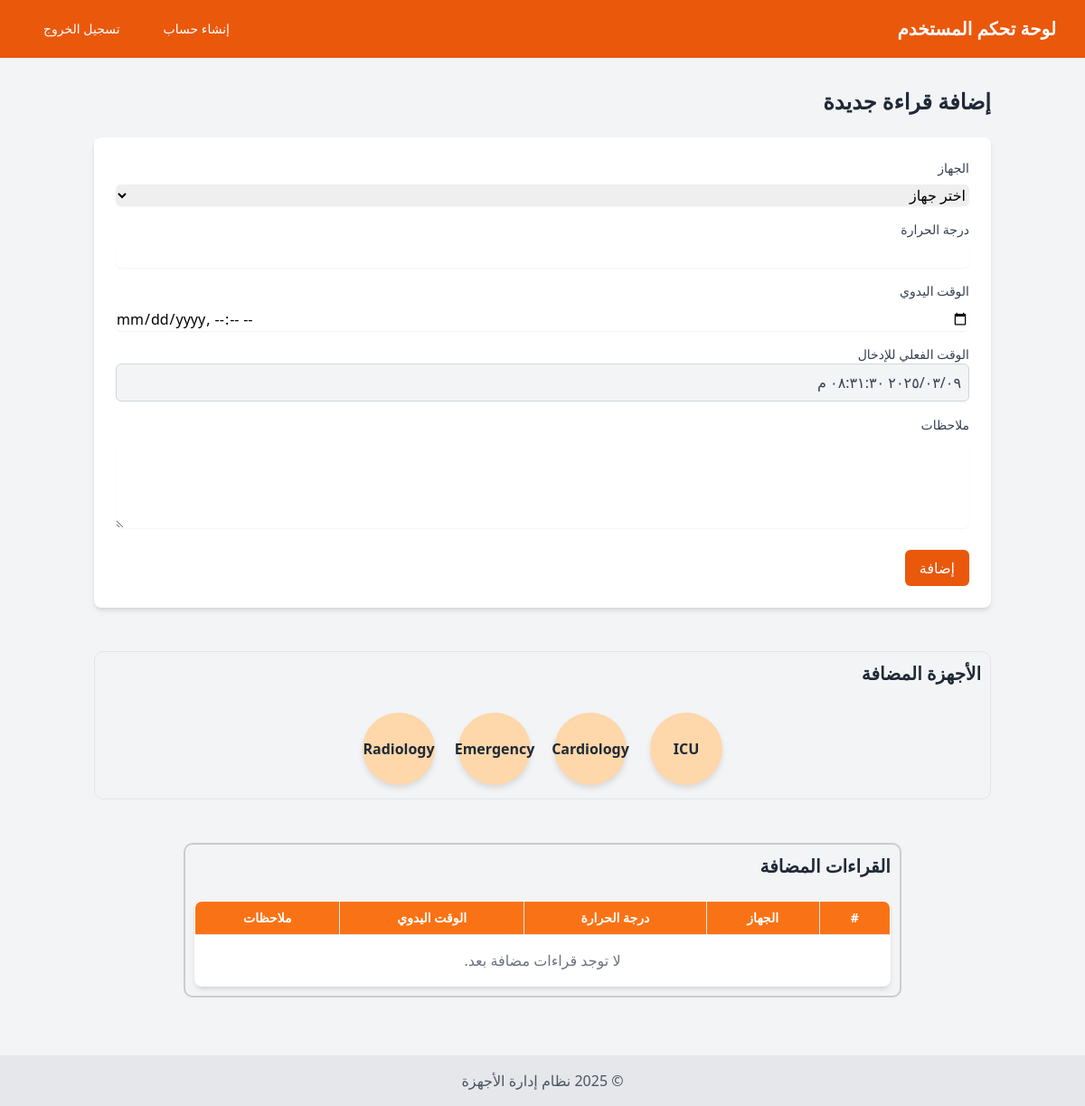
The app's page /user_dashboard/readings/add/ (signed in) with its own data.
### admin_dashboard/models.py (models this page shows, shortened)
class Device(models.Model):
    name = models.CharField(max_length=255, verbose_name="اسم الجهاز")
    device_number = models.CharField(max_length=255, verbose_name="رقم الجهاز")  # تأكد من وجود هذا الحقل
    function = models.CharField(max_length=255, verbose_name="وظيفة الجهاز")
    location = models.CharField(max_length=255, verbose_name="موقع الجهاز")
    created_at = models.DateTimeField(auto_now_add=True)
    updated_at = models.DateTimeField(auto_now=True)
    class Meta:
        verbose_name = "جهاز"
        verbose_name_plural = "الأجهزة"

### user_dashboard/views.py (the view)
# urls.py: path('readings/add/', views.add_reading, name='add_reading'),  # تأكد أن هذا السطر موجود
@login_required
def add_reading(request):
    if request.method == 'POST':
        form = ReadingForm(request.POST)
        if form.is_valid():
            reading = form.save(commit=False)
            reading.user = request.user
            reading.save()
            messages.success(request, "تمت إضافة القراءة بنجاح!")
            return redirect('user_dashboard:readings_list')
    else:
        form = ReadingForm()
    devices = Device.objects.all()  # تأكد أن هذا الجدول يحتوي على بيانات
    return render(request, 'user_dashboard/add_reading.html', {
        'form': form,
        'devices': devices  # تمرير الأجهزة إلى القالب
    })

### user_dashboard/templates/user_dashboard/add_reading.html (shortened to what this page needs)
<!DOCTYPE html>
<html lang="ar" dir="rtl">
<head>
    <script src="https://cdn.tailwindcss.com"></script>
</head>
<body class="bg-gray-100">
    <nav class="bg-orange-600">
        <div class="max-w-7xl mx-auto px-4 sm:px-6 lg:px-8">
            <div class="flex justify-between h-16 items-center">
                <a href="/" class="text-white font-bold text-xl">لوحة تحكم المستخدم</a>
                <div class="flex items-center gap-4">
                    <a href="/register" class="text-white hover:bg-orange-500 px-4 py-2 rounded-md text-sm font-medium">إنشاء حساب</a>
                    <a href="/logout" class="text-white hover:bg-orange-500 px-4 py-2 rounded-md text-sm font-medium">تسجيل الخروج</a>
                </div>
            </div>
        </div>
    </nav>
    <main class="container mx-auto px-4 py-8">
        <h2 class="text-2xl font-bold mb-6 text-gray-800">إضافة قراءة جديدة</h2>
        <form action="{% url 'user_dashboard:add_reading' %}" method="post" class="bg-white p-6 rounded-lg shadow-md">
            <div class="mb-4">
                <label for="device" class="block text-sm font-medium text-gray-700 mb-2">الجهاز</label>
                <select name="device" id="device" class="block w-full border-gray-300 rounded-md shadow-sm focus:ring-orange-500 focus:border-orange-500" required>
                    <option value="" selected>اختر جهاز</option>
                </select>
            </div>
            <div class="mb-4">
                <label for="temperature" class="block text-sm font-medium text-gray-700 mb-2">درجة الحرارة</label>
                <input type="number" name="temperature" id="temperature" step="0.01" required class="block w-full border-gray-300 rounded-md shadow-sm focus:ring-orange-500 focus:border-orange-500">
            </div>
            <div class="mb-4">
                <label for="manual_time" class="block text-sm font-medium text-gray-700 mb-2">الوقت اليدوي</label>
                <input type="datetime-local" name="manual_time" id="manual_time" required class="block w-full border-gray-300 rounded-md shadow-sm focus:ring-orange-500 focus:border-orange-500">
            </div>
            <div class="mb-4">
                <label class="block text-sm font-medium text-gray-700">الوقت الفعلي للإدخال</label>
                <div id="current-time" class="block w-full p-2 border border-gray-300 rounded-md bg-gray-100 text-gray-700">
                </div>
            </div>
            <div class="mb-4">
                <label for="notes" class="block text-sm font-medium text-gray-700 mb-2">ملاحظات</label>
                <textarea name="notes" id="notes" rows="4" class="block w-full border-gray-300 rounded-md shadow-sm focus:ring-orange-500 focus:border-orange-500"></textarea>
            </div>
            <div class="mt-6">
                <button type="submit" class="bg-orange-600 text-white px-4 py-2 rounded-md hover:bg-orange-700">إضافة</button>
            </div>
        </form>
        <section class="mt-12">
            <h3 class="text-xl font-bold text-gray-800 mb-6">الأجهزة المضافة</h3>
            <div class="flex flex-wrap gap-4 justify-center">
                {% for device in devices %}
                <div class="circle bg-orange-200 text-center text-gray-800 font-bold">
                    {{ device.name }}
                </div>
                {% endfor %}
            </div>
        </section>
        <section class="mt-12 table-container">
            <h3 class="text-xl font-bold text-gray-800 mb-6">القراءات المضافة</h3>
            <table class="table-auto border-collapse border border-gray-300 bg-white shadow-md rounded-lg">
                <thead class="bg-orange-500 text-white">
                    <tr>
                        <th class="border border-gray-200 px-4 py-2 text-sm text-center">#</th>
                        <th class="border border-gray-200 px-4 py-2 text-sm text-center">الجهاز</th>
                        <th class="border border-gray-200 px-4 py-2 text-sm text-center">درجة الحرارة</th>
                        <th class="border border-gray-200 px-4 py-2 text-sm text-center">الوقت اليدوي</th>
                        <th class="border border-gray-200 px-4 py-2 text-sm text-center">ملاحظات</th>
                    </tr>
                </thead>
                <tbody>
                    {% for reading in readings %}
                    <tr class="{% cycle 'bg-gray-100' '' %}">
                        <td class="border border-gray-200 px-4 py-2 text-sm text-center">{{ forloop.counter }}</td>
                        <td class="border border-gray-200 px-4 py-2 text-sm text-center">{{ reading.device.name }}</td>
                        <td class="border border-gray-200 px-4 py-2 text-sm text-center">{{ reading.temperature }}</td>
                        <td class="border border-gray-200 px-4 py-2 text-sm text-center">{{ reading.manual_time }}</td>
                        <td class="border border-gray-200 px-4 py-2 text-sm text-center">{{ reading.notes }}</td>
                    </tr>
                    {% empty %}
                    <tr>
 {% if readings %}
    {% for reading in readings %}
        <tr>
            <td class="border border-gray-200 px-4 py-2 text-sm text-center">{{ forloop.counter }}</td>
            <td class="border border-gray-200 px-4 py-2 text-sm text-center">{{ reading.device.name }}</td>
            <td class="border border-gray-200 px-4 py-2 text-sm text-center">{{ reading.temperature }}</td>
            <td class="border border-gray-200 px-4 py-2 text-sm text-center">{{ reading.manual_time }}</td>
            <td class="border border-gray-200 px-4 py-2 text-sm text-center">{{ reading.notes }}</td>
        </tr>
    {% endfor %}
{% else %}
    <tr>
        <td colspan="5" class="text-center text-gray-500 py-4">لا توجد قراءات مضافة بعد.</td>
    </tr>
{% endif %}
                    </tr>
                    {% endfor %}
                </tbody>
            </table>
        </section>
    </main>
    <footer class="bg-gray-200 py-4 mt-8">
        <div class="text-center text-gray-600">
            &copy; 2025 نظام إدارة الأجهزة
        </div>
    </footer>
</body>
</html>

### user_dashboard/templates/user_dashboard/add_reading.html (style rules this page uses)
.circle { width: 80px; height: 80px; border-radius: 50%; display: flex; align-items: center; justify-content: center; box-shadow: 0 4px 6px rgba(0, 0, 0, 0.1); margin: 5px; }
table { margin: 0 auto; border-radius: 10px; overflow: hidden; }
section { margin-top: 20px; padding: 10px; border: 1px solid #e5e5e5; border-radius: 10px; }
.table-container { margin: 0 auto; border: 2px solid #ccc; border-radius: 10px; overflow: hidden; max-width: 80%; }
.table-container table { width: 100%; }

### records on screen
Device: name "ICU"
Device: name "Cardiology"
Device: name "Emergency"
Device: name "Radiology"
